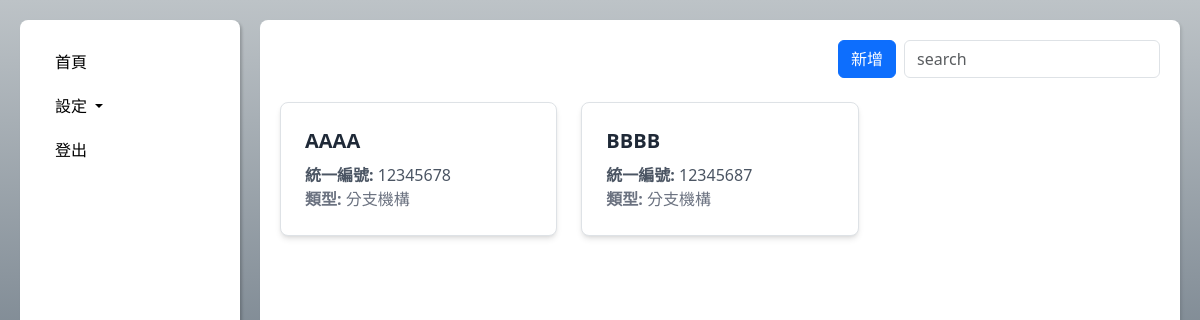
Before: /company_detail/ with the older database file.
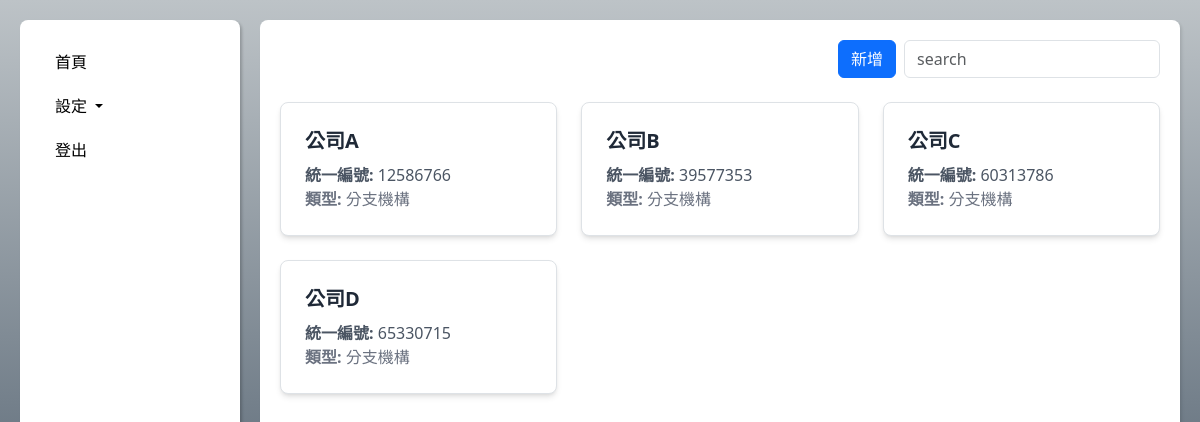
After: the same page with the newer database file.
### e_invoices/models/company_models.py (models this page shows, shortened)
class Company(models.Model):
    company_id = models.CharField(
        max_length=10,
        validators=[alphanumeric_validator],
        unique=True,
        error_messages={'invalid': '請輸入10碼以內字元，僅限英文大小寫或數字'}
    )
    company_identifier = models.CharField(
        max_length=8,
        validators=[RegexValidator(r'^\d{8}$', message='請輸入8碼數字')]
    )
    company_register_name = models.CharField(max_length=100) # 公司註冊名稱
    company_name = models.CharField(max_length=100) # 公司簡稱
    company_address = models.CharField(max_length=255) # 公司地址
    head_company_identifer = models.ForeignKey(
        'self',
        on_delete=models.SET_NULL,
        blank=True,
        null=True,
        limit_choices_to={'company_type': 0},  # 只選 Headquarter 當總公司
        related_name='branches'
    )
    company_type = models.IntegerField(
        choices=[(0, '總機構'), (1, '分支機構')],
        default=0  # 預設為'總機構'
    )
    is_foreign_ecomm = models.IntegerField(
        choices=[(0, '否'), (1, '是')],
        default=0  # 預設為否
    )
    tax_identifer = models.CharField(
        max_length=9,
        validators=[RegexValidator(r'^\d{9}$', message='請輸入9碼數字')]
    )
    email = models.CharField(
        max_length=100,
        validators=[RegexValidator(r'^.+@.+$', message='請輸入100碼以內含有「@」符號的電子郵件地址')],
        blank=True,
        null=True
    )
    reporting_period = models.IntegerField(
        choices=[(1, '單月'), (2, '雙月')],
        default=2  # 預設為雙月
    )

### e_invoices/views/company_views.py (the view)
# urls.py: path('company_detail/', company_detail, name='company_detail'),  # 營業人列表
def company_detail(request):
    companies = Company.objects.all()
    return render(request, 'company_detail.html', {'companies': companies})

### templates/company_detail.html (shortened to what this page needs)
<!DOCTYPE html>
<html lang="zh-TW">
<head>
    <script src="https://cdn.tailwindcss.com"></script>
    <link href="https://cdn.jsdelivr.net/npm/bootstrap@5.3.0/dist/css/bootstrap.min.css" rel="stylesheet">
</head>
<body>
    <div class="content-wrapper">
        <nav class="sidebar">
            <ul class="nav flex-column">
                <li class="nav-item">
                    <a class="nav-link" href="{% url 'main' %}">首頁</a>
                </li>
                <li class="nav-item">
                    <a class="nav-link dropdown-toggle" href="#" data-bs-toggle="collapse" data-bs-target="#settingMenu">
                        設定
                    </a>
                </li>
                <li class="nav-item">
                    <a class="nav-link" href="javascript:void(0);" id="logoutLink">登出</a>
                </li>
            </ul>
        </nav>
        <div class="content">
            <div class="flex justify-end items-center gap-2 mb-4">
                <a href="{% url 'company_add' %}" class="btn btn-primary">新增</a>
                <input type="text" id="searchInput" placeholder="search" class="form-control w-64" style="text-align: left">
            </div>
            <div class="grid grid-cols-1 sm:grid-cols-2 md:grid-cols-3 gap-6">
                {% for company in companies %}
                    <a href="{% url 'company_detail_sub' company.company_id %}" class="no-underline">
                        <div class="company-card bg-white shadow-md rounded-lg p-6 border border-gray-200 hover:shadow-lg transition cursor-pointer">
                            <h2 class="text-xl font-semibold text-gray-800">{{ company.company_register_name }}</h2>
                            <p class="text-gray-600 mt-2"><strong>統一編號:</strong> {{ company.company_identifier }}</p>
                            <p class="text-gray-500"><strong>類型:</strong>
                                {% if company.company_type == 0 %}
                                    總機構
                                {% else %}
                                    分支機構
                                {% endif %}
                            </p>
                        </div>
                    </a>
                {% endfor %}
            </div>
        </div>
    </div>
</body>
</html>

Changed rows visible on the page:
changed Company: company_register_name "AAAA" → "公司A"; company_identifier "12345678" → "12586766"
changed Company: company_register_name "BBBB" → "公司B"; company_identifier "12345687" → "39577353"
added Company: company_register_name "公司C", company_identifier "60313786", company_type "分支機構"
added Company: company_register_name "公司D", company_identifier "65330715", company_type "分支機構"
